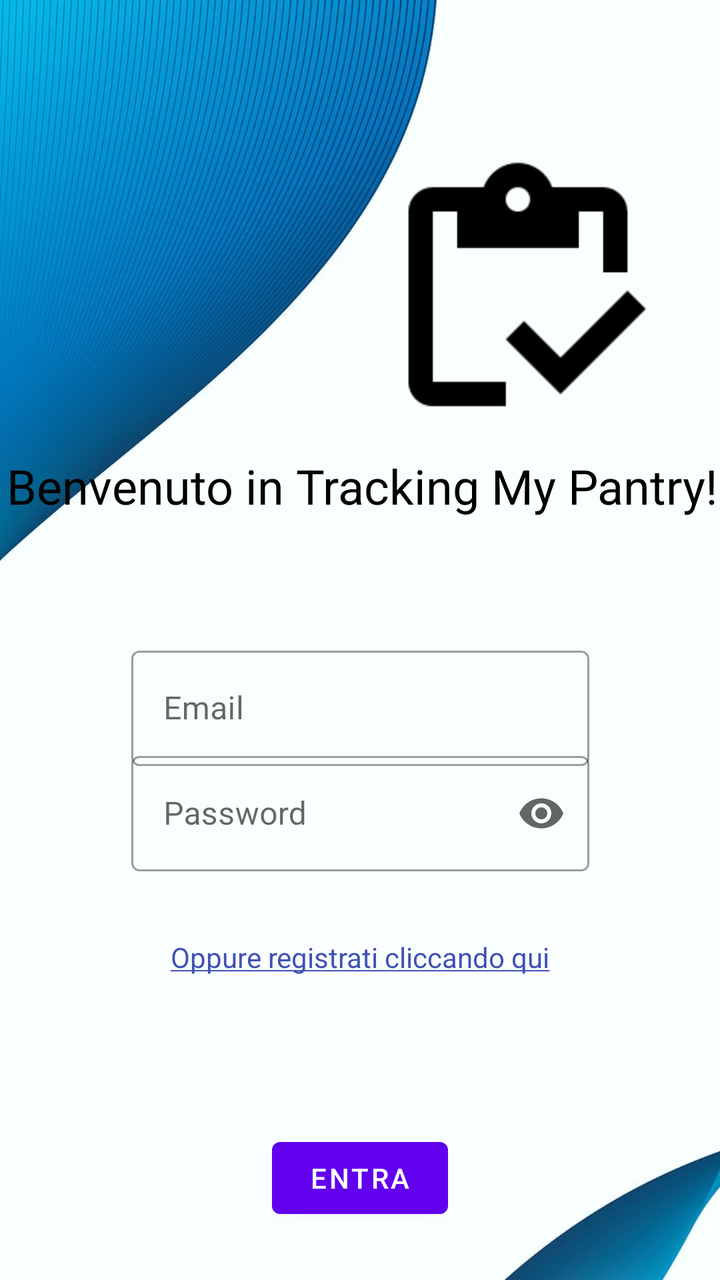
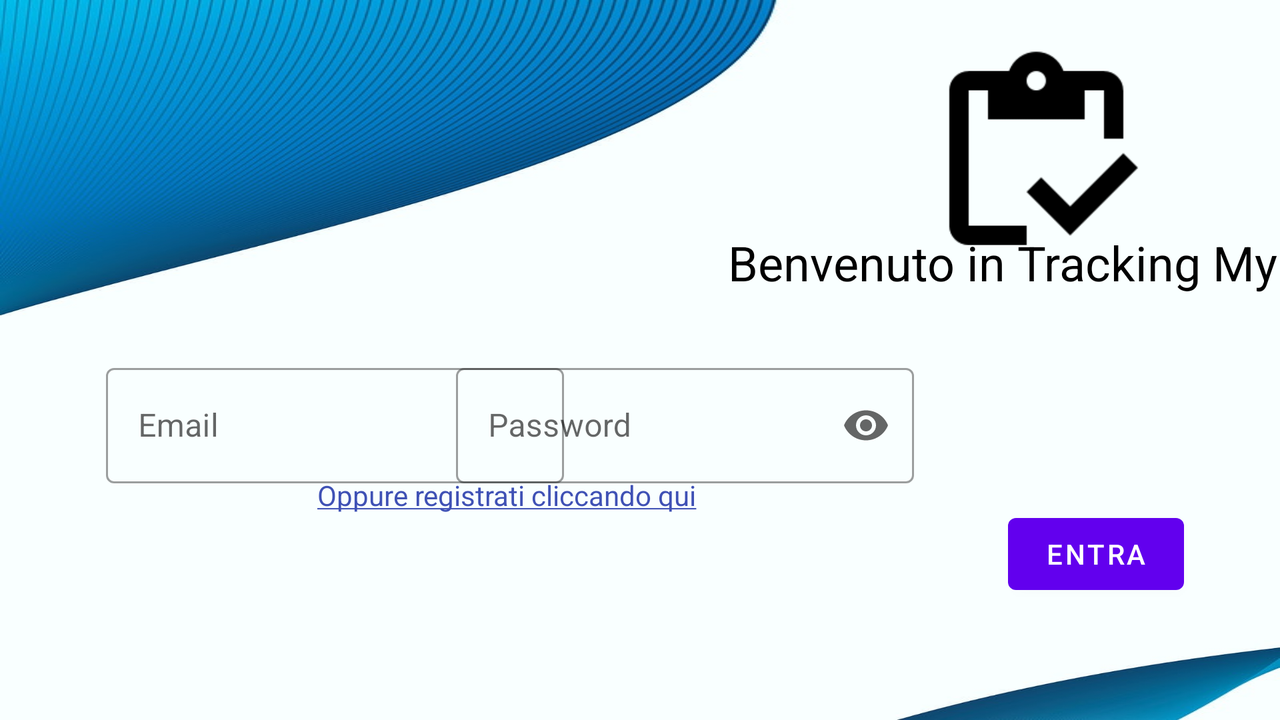

Compare how this app lays out the same screen by default and in its alternative resource folder. The renders come first, then the two layout files and the values they reference.
<!-- AndroidManifest.xml: application theme Theme.TrackingMyPantry -->
<!-- res/layout/activity_main.xml -->
<?xml version="1.0" encoding="utf-8"?>

<androidx.constraintlayout.widget.ConstraintLayout xmlns:android="http://schemas.android.com/apk/res/android"
    xmlns:app="http://schemas.android.com/apk/res-auto"
    xmlns:tools="http://schemas.android.com/tools"
    android:layout_width="match_parent"
    android:layout_height="match_parent"
    android:background="@drawable/sfondo2"
    tools:context=".MainActivity">

    <TextView
        android:id="@+id/textView"
        android:layout_width="wrap_content"
        android:layout_height="wrap_content"
        android:text="Benvenuto in Tracking My Pantry!"
        android:textColor="#000000"
        android:textSize="24sp"
        app:layout_constraintBottom_toTopOf="@+id/guideline"
        app:layout_constraintHorizontal_bias="0.798"
        app:layout_constraintLeft_toLeftOf="parent"
        app:layout_constraintRight_toRightOf="parent"
        app:layout_constraintTop_toTopOf="parent"
        app:layout_constraintVertical_bias="0.909" />

    <androidx.constraintlayout.widget.Guideline
        android:id="@+id/guideline"
        android:layout_width="wrap_content"
        android:layout_height="wrap_content"
        android:orientation="horizontal"
        app:layout_constraintGuide_percent="0.44" />

    <com.google.android.material.textfield.TextInputLayout
        android:id="@+id/email"
        style="@style/Widget.MaterialComponents.TextInputLayout.OutlinedBox"
        android:layout_width="229dp"
        android:layout_height="63dp"
        android:hint="Email"
        app:errorEnabled="true"
        app:layout_constraintBottom_toTopOf="@+id/guideline2"
        app:layout_constraintEnd_toEndOf="parent"
        app:layout_constraintStart_toStartOf="parent"
        app:layout_constraintTop_toTopOf="@+id/guideline"
        app:layout_constraintVertical_bias="0.198"
        app:startIconContentDescription="email">

        <com.google.android.material.textfield.TextInputEditText
            android:layout_width="match_parent"
            android:layout_height="match_parent" />

    </com.google.android.material.textfield.TextInputLayout>

    <com.google.android.material.textfield.TextInputLayout
        android:id="@+id/password"
        style="@style/Widget.MaterialComponents.TextInputLayout.OutlinedBox"
        android:layout_width="229dp"
        android:layout_height="63dp"
        android:layout_marginBottom="44dp"
        android:hint="Password"
        app:endIconMode="password_toggle"
        app:errorEnabled="true"
        app:layout_constraintBottom_toTopOf="@+id/textRegistrazione"
        app:layout_constraintEnd_toEndOf="parent"
        app:layout_constraintHorizontal_bias="0.501"
        app:layout_constraintStart_toStartOf="parent"
        app:layout_constraintTop_toBottomOf="@+id/email"
        app:startIconContentDescription="password">

        <com.google.android.material.textfield.TextInputEditText
            android:layout_width="match_parent"
            android:layout_height="match_parent"
            android:inputType="textPassword" />

    </com.google.android.material.textfield.TextInputLayout>

    <TextView
        android:id="@+id/textRegistrazione"
        android:layout_width="wrap_content"
        android:layout_height="wrap_content"
        android:text="@string/textRegistration"
        android:textColor="#3F51B5"
        app:layout_constraintBottom_toTopOf="@+id/guideline2"
        app:layout_constraintEnd_toEndOf="parent"
        app:layout_constraintStart_toStartOf="parent"
        app:layout_constraintTop_toTopOf="@+id/guideline"
        app:layout_constraintVertical_bias="0.791" />

    <androidx.constraintlayout.widget.Guideline
        android:id="@+id/guideline2"
        android:layout_width="wrap_content"
        android:layout_height="wrap_content"
        android:orientation="horizontal"
        app:layout_constraintGuide_percent="0.84" />

    <Button
        android:id="@+id/buttonEntra"
        android:layout_width="wrap_content"
        android:layout_height="wrap_content"
        android:text="Entra"
        app:layout_constraintBottom_toBottomOf="parent"
        app:layout_constraintEnd_toEndOf="parent"
        app:layout_constraintStart_toStartOf="parent"
        app:layout_constraintTop_toTopOf="@+id/guideline2" />

    <ImageView
        android:id="@+id/imageView2"
        android:layout_width="146dp"
        android:layout_height="222dp"
        app:layout_constraintBottom_toBottomOf="parent"
        app:layout_constraintEnd_toEndOf="parent"
        app:layout_constraintHorizontal_bias="0.869"
        app:layout_constraintStart_toStartOf="parent"
        app:layout_constraintTop_toTopOf="parent"
        app:layout_constraintVertical_bias="0.089"
        app:srcCompat="@drawable/outline_inventory_black_48" />


</androidx.constraintlayout.widget.ConstraintLayout>
<!-- resources referenced by this layout -->
<resources>
  <!-- drawable outline_inventory_black_48: png bitmap (drawable, 1123 bytes) -->
  <!-- drawable sfondo2: jpg bitmap (drawable, 62107 bytes) -->
  <string name="textRegistration"><u>Oppure registrati cliccando qui</u></string>
  <style name="Theme.TrackingMyPantry" parent="Theme.MaterialComponents.DayNight.DarkActionBar">
          
          <item name="colorPrimary">@color/purple_500</item>
          <item name="colorPrimaryVariant">@color/purple_700</item>
          <item name="colorOnPrimary">@color/white</item>
          
          <item name="colorSecondary">@color/teal_200</item>
          <item name="colorSecondaryVariant">@color/teal_700</item>
          <item name="colorOnSecondary">@color/black</item>
          
          <item name="android:statusBarColor" tools:targetApi="l">?attr/colorPrimaryVariant</item>
          
      </style>
</resources>
<!-- res/layout-land/activity_main.xml (the repository's variant of the layout above) -->
<!-- drawn on the phone turned sideways -->
<?xml version="1.0" encoding="utf-8"?>

<androidx.constraintlayout.widget.ConstraintLayout xmlns:android="http://schemas.android.com/apk/res/android"
    xmlns:app="http://schemas.android.com/apk/res-auto"
    xmlns:tools="http://schemas.android.com/tools"
    android:layout_width="match_parent"
    android:layout_height="match_parent"
    android:background="@drawable/sfondo2">

    <TextView
        android:id="@+id/textView"
        android:layout_width="531dp"
        android:layout_height="51dp"
        android:layout_marginStart="364dp"
        android:text="Benvenuto in Tracking My Pantry!"
        android:textColor="#000000"
        android:textSize="24sp"
        app:layout_constraintBottom_toBottomOf="parent"
        app:layout_constraintHorizontal_bias="0.798"
        app:layout_constraintLeft_toLeftOf="parent"
        app:layout_constraintRight_toRightOf="parent"
        app:layout_constraintStart_toStartOf="parent"
        app:layout_constraintTop_toTopOf="parent"
        app:layout_constraintVertical_bias="0.372" />

    <com.google.android.material.textfield.TextInputLayout
        android:id="@+id/email"
        style="@style/Widget.MaterialComponents.TextInputLayout.OutlinedBox"
        android:layout_width="229dp"
        android:layout_height="63dp"
        android:hint="Email"
        app:errorEnabled="true"
        app:layout_constraintBottom_toBottomOf="parent"
        app:layout_constraintEnd_toEndOf="parent"
        app:layout_constraintHorizontal_bias="0.129"
        app:layout_constraintStart_toStartOf="parent"
        app:layout_constraintTop_toTopOf="parent"
        app:layout_constraintVertical_bias="0.602"
        app:startIconContentDescription="email">

        <com.google.android.material.textfield.TextInputEditText
            android:layout_width="match_parent"
            android:layout_height="match_parent" />

    </com.google.android.material.textfield.TextInputLayout>

    <com.google.android.material.textfield.TextInputLayout
        android:id="@+id/password"
        style="@style/Widget.MaterialComponents.TextInputLayout.OutlinedBox"
        android:layout_width="229dp"
        android:layout_height="63dp"
        android:hint="Password"
        app:endIconMode="password_toggle"
        app:errorEnabled="true"
        app:layout_constraintBottom_toBottomOf="parent"
        app:layout_constraintEnd_toEndOf="parent"
        app:layout_constraintHorizontal_bias="0.555"
        app:layout_constraintStart_toStartOf="parent"
        app:layout_constraintTop_toTopOf="parent"
        app:layout_constraintVertical_bias="0.602"
        app:startIconContentDescription="password">

        <com.google.android.material.textfield.TextInputEditText
            android:layout_width="match_parent"
            android:layout_height="match_parent"
            android:inputType="textPassword" />

    </com.google.android.material.textfield.TextInputLayout>

    <TextView
        android:id="@+id/textRegistrazione"
        android:layout_width="wrap_content"
        android:layout_height="wrap_content"
        android:text="@string/textRegistration"
        android:textColor="#3F51B5"
        app:layout_constraintBottom_toBottomOf="parent"
        app:layout_constraintEnd_toEndOf="parent"
        app:layout_constraintHorizontal_bias="0.352"
        app:layout_constraintStart_toStartOf="parent"
        app:layout_constraintTop_toTopOf="parent"
        app:layout_constraintVertical_bias="0.698" />

    <Button
        android:id="@+id/buttonEntra"
        android:layout_width="wrap_content"
        android:layout_height="wrap_content"
        android:text="Entra"
        app:layout_constraintBottom_toBottomOf="parent"
        app:layout_constraintEnd_toEndOf="parent"
        app:layout_constraintHorizontal_bias="0.913"
        app:layout_constraintStart_toStartOf="parent"
        app:layout_constraintTop_toTopOf="parent"
        app:layout_constraintVertical_bias="0.811" />

    <ImageView
        android:id="@+id/imageView2"
        android:layout_width="153dp"
        android:layout_height="116dp"
        app:layout_constraintBottom_toBottomOf="parent"
        app:layout_constraintEnd_toEndOf="parent"
        app:layout_constraintHorizontal_bias="0.907"
        app:layout_constraintStart_toStartOf="parent"
        app:layout_constraintTop_toTopOf="parent"
        app:layout_constraintVertical_bias="0.086"
        app:srcCompat="@drawable/outline_inventory_black_48" />

</androidx.constraintlayout.widget.ConstraintLayout>
